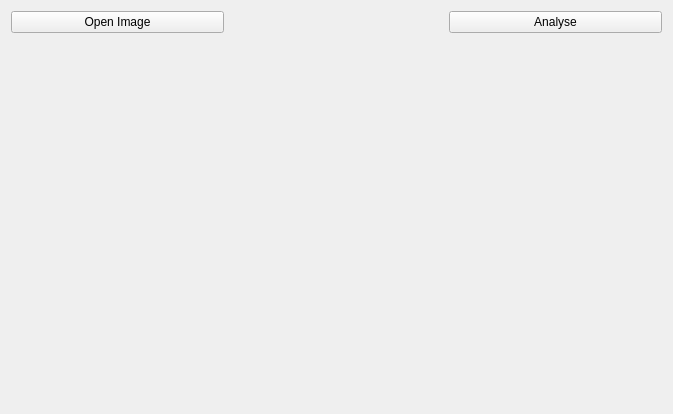
<?xml version="1.0" encoding="UTF-8"?>
<ui version="4.0">
 <class>Form</class>
 <widget class="QWidget" name="Form">
  <property name="geometry">
   <rect>
    <x>0</x>
    <y>0</y>
    <width>673</width>
    <height>414</height>
   </rect>
  </property>
  <property name="windowTitle">
   <string>Symmetry and Flatness tool</string>
  </property>
  <property name="windowIcon">
   <iconset resource="icons.qrc">
    <normaloff>:/icons/Ruler.png</normaloff>:/icons/Ruler.png</iconset>
  </property>
  <layout class="QGridLayout" name="gridLayout">
   <item row="1" column="0" colspan="3">
    <widget class="QWidget" name="field_widget" native="true"/>
   </item>
   <item row="0" column="2">
    <widget class="QPushButton" name="analyse_button">
     <property name="text">
      <string>Analyse</string>
     </property>
    </widget>
   </item>
   <item row="0" column="0">
    <widget class="QPushButton" name="open_button">
     <property name="text">
      <string>Open Image</string>
     </property>
    </widget>
   </item>
  </layout>
 </widget>
 <resources>
  <include location="icons.qrc"/>
 </resources>
 <connections/>
</ui>
